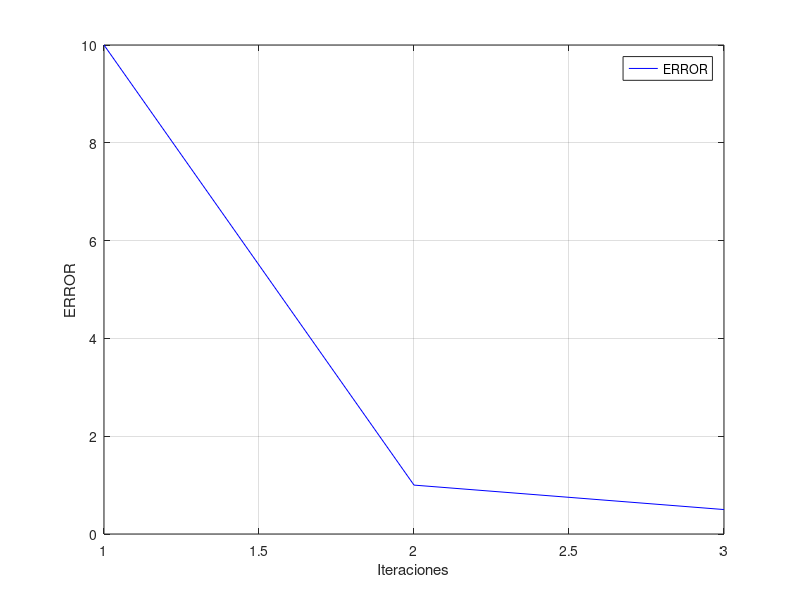

This figure's MATLAB source:
xl=-2;
xu=0;
i=1;
e(i)=10;

while(e(i)>0.5)
    xr=(xl+xu)/2;

g_xl=xl^3-10*xl-5;
g_xr=xr^3-10*xr-5;
g_xu=xu^3-10*xu-5;

if(g_xl*g_xr<0)
    xu=xr;
    e(i+1)=abs(xr-xl);
end

if(g_xu*g_xr<0)
    xl=xr;
    e(i+1)=abs(xu-xr);
end

i=i+1;

if(g_xu*g_xr==0)
    xr=xr
end
end

tamanio=size(e);
iter=1:1:tamanio(2);

figure('DefaultAxesFontsize',10)
plot(iter,e,'color','blue')

grid on
xlabel('Iteraciones')
ylabel('ERROR')
legend('ERROR')